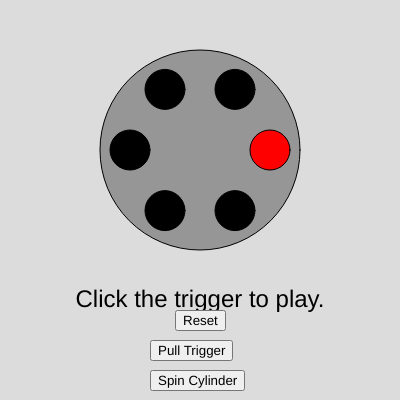
Frame 1 (no input)
Frame 60 (no input): identical to frame 1, image omitted
Frame 120 (the mouse pressed at the canvas centre since frame 60): identical to frame 1, image omitted

The p5.js sketch that drew this single still picture (run headless with seeded random() and noise() and a simulated clock; from frame 60 on, the mouse is pressed at the canvas centre):

// p5.js sketch
// ── sketch.js
let chambers = 6;  // Number of chambers in the revolver
let bulletPosition; // Position of the bullet
let currentChamber = 0; // Current chamber that is being fired
let gameOver = false; // To check if the game is over
let message = "Click the trigger to play.";
let triggerButton;
let spinButton;
let resetButton;
let spinCount = 6; // Counter for the number of spins, initially set to 6

function setup() {
  createCanvas(400, 400);
  textAlign(CENTER, CENTER);
  resetGame();

  triggerButton = createButton('Pull Trigger');
  triggerButton.position(width / 2 - 50, height - 60);
  triggerButton.mousePressed(pullTrigger);
  
  spinButton = createButton('Spin Cylinder');
  spinButton.position(width / 2 - 50, height - 30);
  spinButton.mousePressed(spinCylinder);

  resetButton = createButton('Reset');
  resetButton.position(width / 2 - 25, height - 90);
  resetButton.mousePressed(resetGame);
}

function draw() {
  background(220);
  drawGun();
  fill(0);
  textSize(24);
  text(message, width / 2, height / 2 + 100);
  
  if (gameOver) {
    textSize(20);
    fill(255, 0, 0);
    text("Click Reset to play again.", width / 2, height / 2 + 140);
  }
}

function drawGun() {
  translate(width / 2, height / 2 - 50);
  fill(150);
  ellipse(0, 0, 200, 200); // Gun cylinder
  fill(0);
  for (let i = 0; i < chambers; i++) {
    let angle = TWO_PI / chambers * i;
    let x = cos(angle) * 70;
    let y = sin(angle) * 70;
    fill(i === currentChamber ? 'red' : 'black');
    ellipse(x, y, 40, 40); // Gun chambers
  }
  resetMatrix();
}

function resetGame() {
  bulletPosition = floor(random(chambers)); // Random position for the bullet
  currentChamber = 0;
  gameOver = false;
  message = "Click the trigger to play.";
  spinCount = 6; // Reset spin counter back to 6
  if (triggerButton) {
    triggerButton.html('Pull Trigger');
  }
  if (spinButton) {
    spinButton.attribute('disabled', false);
  }
}

function spinCylinder() {
  if (spinCount > 0) {
    bulletPosition = floor(random(chambers)); // Randomize the bullet position
    message = "Cylinder spun. Ready to play.";
    spinCount--;
  }
  if (spinCount === 0) {
    message = "No more spins allowed.";
    if (spinButton) {
      spinButton.attribute('disabled', true); // Disable spin button when spin count reaches 0
    }
  }
}

function pullTrigger() {
  if (gameOver) return;
  
  if (currentChamber === bulletPosition) {
    message = "Bang! You're dead.";
    gameOver = true;
  } else {
    message = "Click. You're safe.";
    currentChamber = (currentChamber + 1) % chambers;
    // Reset spin counter after each trigger pull
    spinCount = 6;
    bulletPosition = floor(random(chambers)); // Reset bullet position
    if (spinButton) {
      spinButton.removeAttribute('disabled'); // Enable spin button after trigger is pulled
    }
  }
}
